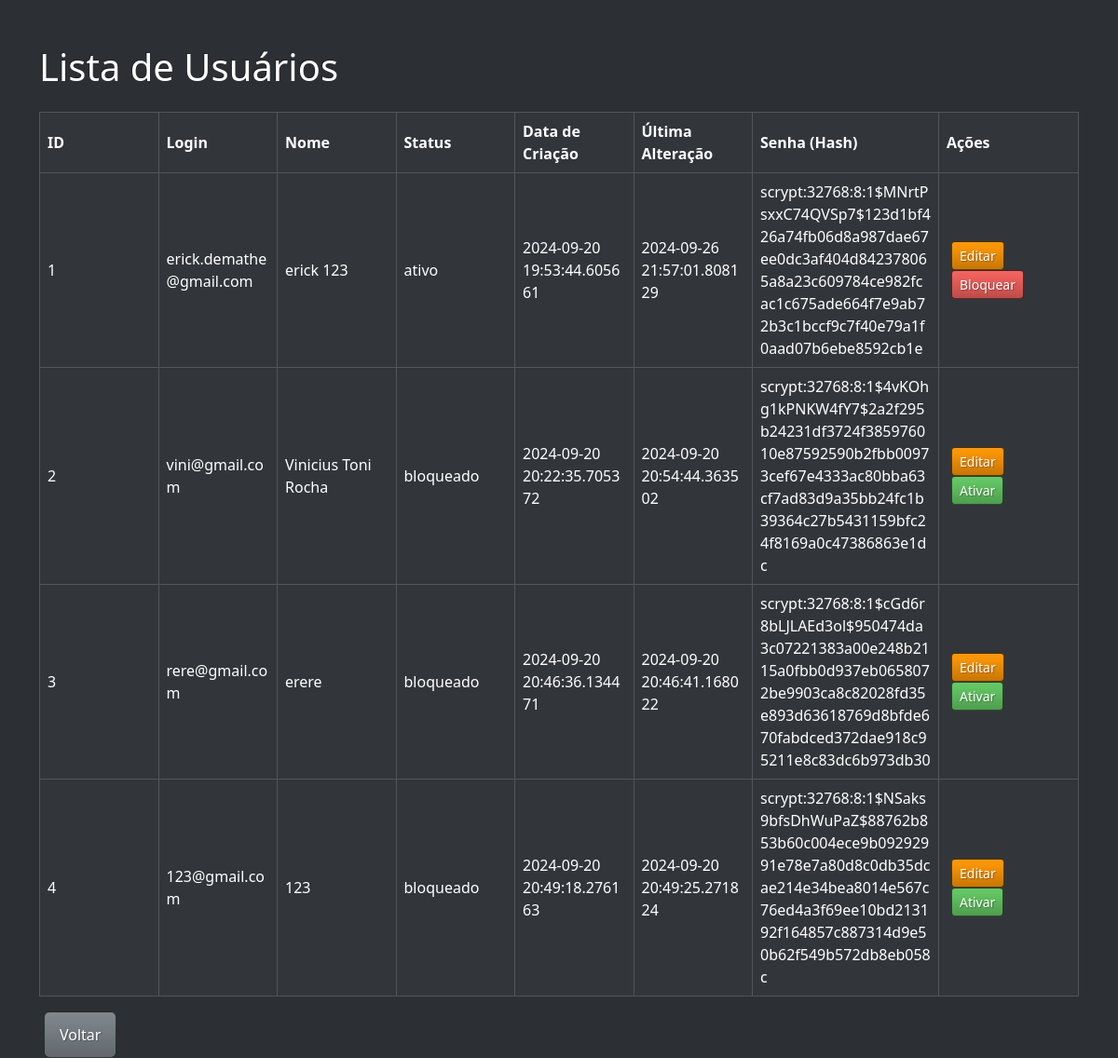
The page /usuarios on the database as committed earlier.
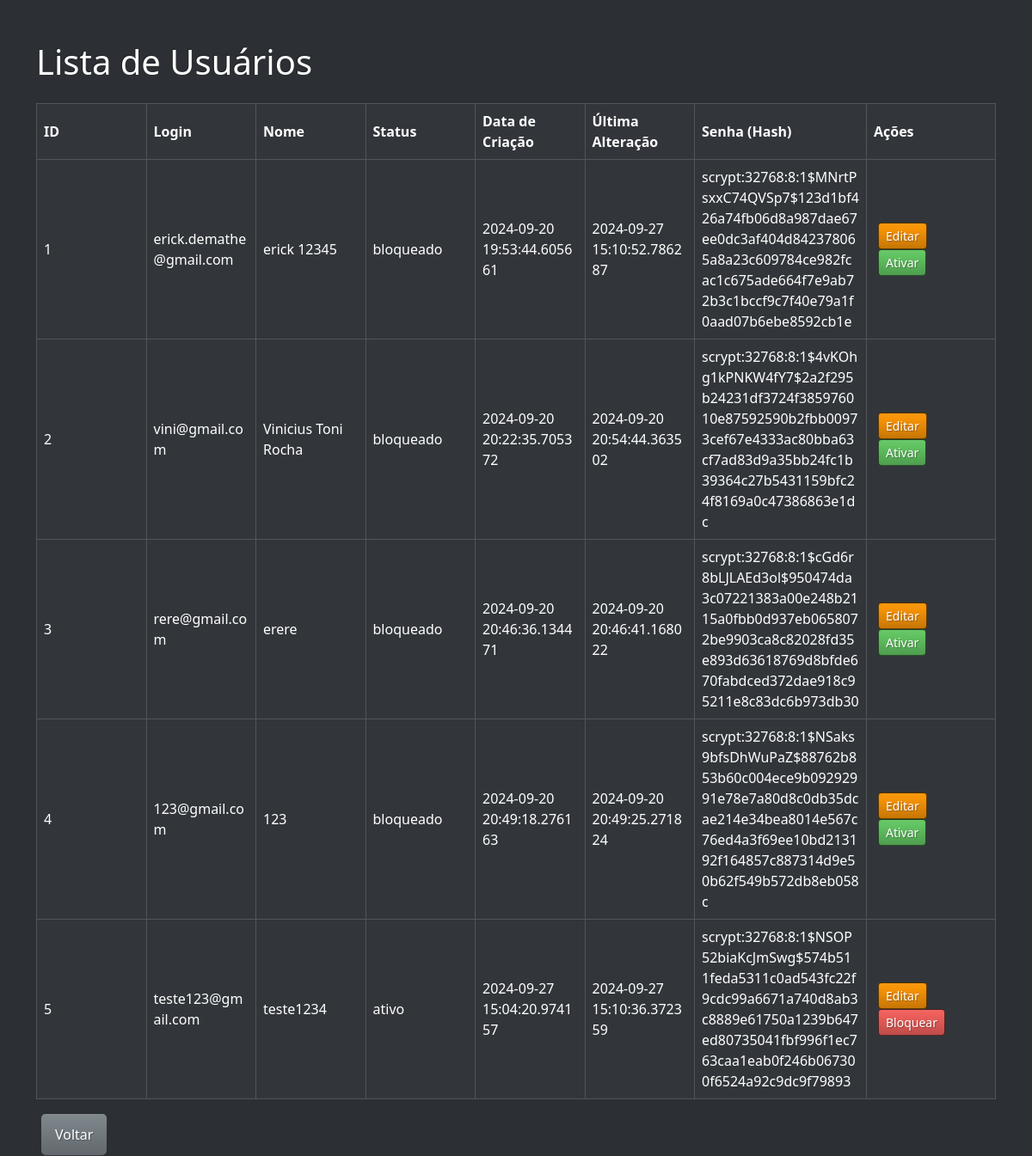
The same page on the database as committed later.
### tables this page shows
CREATE TABLE usuarios (
    id INTEGER PRIMARY KEY AUTOINCREMENT,
    login TEXT UNIQUE NOT NULL,
    senha TEXT NOT NULL,
    nome TEXT NOT NULL,
    data_criacao TEXT NOT NULL,  -- Armazena a data como string no formato ISO8601
    status TEXT CHECK( status IN ('ativo','bloqueado') ) NOT NULL DEFAULT 'ativo',
    data_ultima_atualizacao TEXT  -- Pode ser nulo na criaÃ§Ã£o, preenchido em atualizaÃ§Ãµes
);

### main.py (the view)
@app.route('/usuarios', methods=['GET'])
def get_users():
    db = get_db()
    users = db.execute('SELECT * FROM usuarios').fetchall()
    return render_template('usuarios.html', users=users)

### main.py (called while the page is built)
def get_db():
    db = sqlite3.connect(DATABASE)
    db.row_factory = sqlite3.Row
    return db

### templates/usuarios.html (shortened to what this page needs)
<!DOCTYPE html>
<html lang="pt-BR">
<head>
    <link rel="stylesheet" href="{{ url_for('static', filename='css/bootstrap.min.css') }}">
</head>
<body>
    <div class="container mt-5">
        <h1 class="mb-4">Lista de Usuários</h1>
        <table class="table table-striped table-dark table-bordered">
            <thead>
                <tr>
                    <th>ID</th>
                    <th>Login</th>
                    <th>Nome</th>
                    <th>Status</th>
                    <th>Data de Criação</th>
                    <th>Última Alteração</th>
                    <th class="col-senha">Senha (Hash)</th>
                    <th class="col-acoes">Ações</th>
                </tr>
            </thead>
            <tbody>
                {% for user in users %}
                <tr>
                    <td>{{ user.id }}</td>
                    <td>{{ user.login }}</td>
                    <td>{{ user.nome }}</td>
                    <td>{{ user.status }}</td>
                    <td>{{ user.data_criacao }}</td>
                    <td>{{ user.data_ultima_atualizacao }}</td>
                    <td class="col-senha">{{ user.senha }}</td>
                    <td class="col-acoes">
                        <a href="{{ url_for('edit_user', id=user.id) }}" class="btn btn-warning btn-sm">Editar</a>
                        {% if user.status == 'ativo' %}
                        <form action="{{ url_for('block_user', id=user.id) }}" method="POST" style="display:inline;">
                            <button type="submit" class="btn btn-danger btn-sm">Bloquear</button>
                        </form>
                        {% elif user.status == 'bloqueado' %}
                        <form action="{{ url_for('activate_user', id=user.id) }}" method="POST" style="display:inline;">
                            <button type="submit" class="btn btn-success btn-sm">Ativar</button>
                        </form>
                        {% endif %}
                    </td>
                </tr>
                {% endfor %}
            </tbody>
        </table>
        <a href="{{ url_for('home') }}" class="btn btn-secondary">Voltar</a>
    </div>
</body>
</html>

### templates/usuarios.html (style rules this page uses)
body { background-color: #2C2F33; color: #FFFFFF; }
h1 { color: #FFFFFF; }
table { background-color: #23272A; color: #FFFFFF; table-layout: fixed; }
th, td { color: #FFFFFF; vertical-align: middle; word-wrap: break-word; }
td { white-space: normal; }
.col-senha { width: 200px; }
.col-acoes { width: 150px; }
.btn { margin: 0 5px; }

Rows that differ between the two databases and show on the page:
changed usuarios "erick.demathe@gmail.com": nome "erick 123" → "erick 12345"; status "ativo" → "bloqueado"; data_ultima_atualizacao "2024-09-26 21:57:01.808129" → "2024-09-27 15:10:52.786287"; status "Bloquear" → "Ativar"
added usuarios: id "5", login "teste123@gmail.com", nome "teste1234", status "ativo", data_criacao "2024-09-27 15:04:20.974157", data_ultima_atualizacao "2024-09-27 15:10:36.372359", senha "scrypt:32768:8:1$NSOP52biaKcJmSwg$574b511feda5311c0ad543fc22f9cdc99a6671a740d8ab3c8889e61750a1239b647ed80735041fbf996f1ec763caa1eab0f246b067300f6524a92c9dc9f79893"
